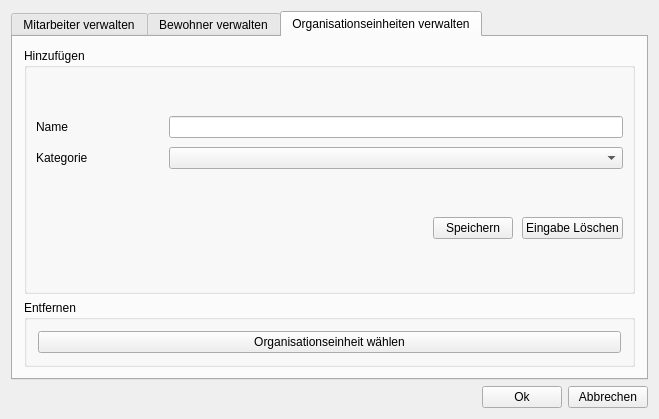
<?xml version="1.0" encoding="UTF-8"?>
<ui version="4.0">
 <class>AdminDialog</class>
 <widget class="QDialog" name="AdminDialog">
  <property name="geometry">
   <rect>
    <x>0</x>
    <y>0</y>
    <width>659</width>
    <height>419</height>
   </rect>
  </property>
  <property name="windowTitle">
   <string>DRK Dokumentationssoftware Administrationstool</string>
  </property>
  <layout class="QVBoxLayout" name="verticalLayout" stretch="2,0">
   <item>
    <layout class="QHBoxLayout" name="horizontalLayout">
     <property name="spacing">
      <number>6</number>
     </property>
     <property name="sizeConstraint">
      <enum>QLayout::SetMaximumSize</enum>
     </property>
     <item>
      <widget class="QTabWidget" name="tabWidget">
       <property name="currentIndex">
        <number>2</number>
       </property>
       <widget class="QWidget" name="tab_Mitarbeiter">
        <attribute name="title">
         <string>Mitarbeiter verwalten</string>
        </attribute>
        <layout class="QVBoxLayout" name="verticalLayout_13" stretch="1,0">
         <item>
          <widget class="QGroupBox" name="MAHinzufuegen">
           <property name="title">
            <string>Hinzufügen</string>
           </property>
           <layout class="QVBoxLayout" name="verticalLayout_7" stretch="1,0">
            <property name="spacing">
             <number>0</number>
            </property>
            <property name="leftMargin">
             <number>0</number>
            </property>
            <property name="rightMargin">
             <number>0</number>
            </property>
            <item>
             <layout class="QHBoxLayout" name="horizontalLayout_8">
              <property name="spacing">
               <number>9</number>
              </property>
              <item>
               <layout class="QVBoxLayout" name="verticalLayout_4">
                <property name="spacing">
                 <number>9</number>
                </property>
                <property name="leftMargin">
                 <number>2</number>
                </property>
                <property name="rightMargin">
                 <number>2</number>
                </property>
                <item>
                 <widget class="QLabel" name="label_vorname">
                  <property name="text">
                   <string>Vormane</string>
                  </property>
                 </widget>
                </item>
                <item>
                 <widget class="QLabel" name="label_nachname">
                  <property name="text">
                   <string>Nachname</string>
                  </property>
                 </widget>
                </item>
                <item>
                 <widget class="QLabel" name="label_wohnverbund">
                  <property name="minimumSize">
                   <size>
                    <width>150</width>
                    <height>0</height>
                   </size>
                  </property>
                  <property name="text">
                   <string>Wohnverbund</string>
                  </property>
                 </widget>
                </item>
                <item>
                 <widget class="QLabel" name="label_wohnheim">
                  <property name="text">
                   <string>Wohnheim</string>
                  </property>
                 </widget>
                </item>
                <item>
                 <widget class="QLabel" name="label_wohngruppe">
                  <property name="text">
                   <string>Wohngruppe</string>
                  </property>
                 </widget>
                </item>
               </layout>
              </item>
              <item>
               <layout class="QVBoxLayout" name="verticalLayout_5">
                <property name="spacing">
                 <number>9</number>
                </property>
                <property name="leftMargin">
                 <number>2</number>
                </property>
                <property name="rightMargin">
                 <number>2</number>
                </property>
                <item>
                 <widget class="QLineEdit" name="lineEdit_MA_vorname"/>
                </item>
                <item>
                 <widget class="QLineEdit" name="lineEdit_MA_nachname"/>
                </item>
                <item>
                 <widget class="QComboBox" name="combo_MA_wohnverbund"/>
                </item>
                <item>
                 <widget class="QComboBox" name="combo_MA_wohnheim"/>
                </item>
                <item>
                 <widget class="QComboBox" name="combo_MA_wohngruppe"/>
                </item>
               </layout>
              </item>
             </layout>
            </item>
            <item>
             <layout class="QHBoxLayout" name="horizontalLayout_9">
              <property name="spacing">
               <number>9</number>
              </property>
              <item>
               <spacer name="horizontalSpacer_2">
                <property name="orientation">
                 <enum>Qt::Horizontal</enum>
                </property>
                <property name="sizeHint" stdset="0">
                 <size>
                  <width>40</width>
                  <height>20</height>
                 </size>
                </property>
               </spacer>
              </item>
              <item>
               <widget class="QPushButton" name="button_MA_speichern">
                <property name="text">
                 <string>Speichern</string>
                </property>
               </widget>
              </item>
              <item>
               <widget class="QPushButton" name="button_MA_eingabeloeschen">
                <property name="text">
                 <string>Eingabe Löschen</string>
                </property>
               </widget>
              </item>
             </layout>
            </item>
           </layout>
           <zorder>BewohnerBox</zorder>
           <zorder>verticalLayoutWidget_3</zorder>
           <zorder>horizontalLayoutWidget</zorder>
           <zorder>horizontalLayoutWidget_2</zorder>
          </widget>
         </item>
         <item>
          <widget class="QGroupBox" name="MAEnfernen">
           <property name="title">
            <string>Entfernen</string>
           </property>
           <layout class="QHBoxLayout" name="horizontalLayout_4">
            <item>
             <widget class="QPushButton" name="button_MA_suchen">
              <property name="text">
               <string>Mitarbeiter wählen</string>
              </property>
             </widget>
            </item>
           </layout>
          </widget>
         </item>
        </layout>
       </widget>
       <widget class="QWidget" name="tab_Bewohner">
        <attribute name="title">
         <string>Bewohner verwalten</string>
        </attribute>
        <layout class="QVBoxLayout" name="verticalLayout_6">
         <item>
          <widget class="QGroupBox" name="BHinzufuegen">
           <property name="title">
            <string>Hinzufügen</string>
           </property>
           <layout class="QVBoxLayout" name="verticalLayout_8" stretch="1,0">
            <property name="spacing">
             <number>9</number>
            </property>
            <property name="leftMargin">
             <number>0</number>
            </property>
            <property name="rightMargin">
             <number>0</number>
            </property>
            <item>
             <layout class="QHBoxLayout" name="horizontalLayout_10">
              <property name="spacing">
               <number>9</number>
              </property>
              <property name="leftMargin">
               <number>0</number>
              </property>
              <property name="rightMargin">
               <number>0</number>
              </property>
              <item>
               <layout class="QVBoxLayout" name="verticalLayout_11">
                <property name="spacing">
                 <number>9</number>
                </property>
                <property name="leftMargin">
                 <number>2</number>
                </property>
                <property name="rightMargin">
                 <number>2</number>
                </property>
                <item>
                 <widget class="QLabel" name="label">
                  <property name="minimumSize">
                   <size>
                    <width>150</width>
                    <height>0</height>
                   </size>
                  </property>
                  <property name="text">
                   <string>Bewohnernummer</string>
                  </property>
                 </widget>
                </item>
                <item>
                 <widget class="QLabel" name="label_2">
                  <property name="text">
                   <string>Wohnverbund</string>
                  </property>
                 </widget>
                </item>
                <item>
                 <widget class="QLabel" name="label_3">
                  <property name="text">
                   <string>Wohnheim</string>
                  </property>
                 </widget>
                </item>
                <item>
                 <widget class="QLabel" name="label_4">
                  <property name="text">
                   <string>Wohngruppe</string>
                  </property>
                 </widget>
                </item>
               </layout>
              </item>
              <item>
               <layout class="QVBoxLayout" name="verticalLayout_10">
                <property name="spacing">
                 <number>9</number>
                </property>
                <property name="leftMargin">
                 <number>2</number>
                </property>
                <property name="rightMargin">
                 <number>2</number>
                </property>
                <item>
                 <widget class="QLineEdit" name="lineEdit"/>
                </item>
                <item>
                 <widget class="QComboBox" name="comboBox"/>
                </item>
                <item>
                 <widget class="QComboBox" name="comboBox_2"/>
                </item>
                <item>
                 <widget class="QComboBox" name="comboBox_3"/>
                </item>
               </layout>
              </item>
             </layout>
            </item>
            <item>
             <layout class="QHBoxLayout" name="horizontalLayout_11">
              <property name="spacing">
               <number>9</number>
              </property>
              <item>
               <spacer name="horizontalSpacer_3">
                <property name="orientation">
                 <enum>Qt::Horizontal</enum>
                </property>
                <property name="sizeHint" stdset="0">
                 <size>
                  <width>40</width>
                  <height>20</height>
                 </size>
                </property>
               </spacer>
              </item>
              <item>
               <widget class="QPushButton" name="pushButton_5">
                <property name="text">
                 <string>Speichern</string>
                </property>
               </widget>
              </item>
              <item>
               <widget class="QPushButton" name="pushButton_4">
                <property name="text">
                 <string>Eingabe Löschen</string>
                </property>
               </widget>
              </item>
             </layout>
            </item>
           </layout>
          </widget>
         </item>
         <item>
          <widget class="QGroupBox" name="BEntfernen">
           <property name="title">
            <string>Entfernen</string>
           </property>
           <layout class="QVBoxLayout" name="verticalLayout_12">
            <item>
             <widget class="QPushButton" name="pushButton_3">
              <property name="text">
               <string>Bewohner wählen</string>
              </property>
             </widget>
            </item>
           </layout>
          </widget>
         </item>
        </layout>
       </widget>
       <widget class="QWidget" name="tab_Organisationseinheiten">
        <attribute name="title">
         <string>Organisationseinheiten verwalten</string>
        </attribute>
        <layout class="QVBoxLayout" name="verticalLayout_2" stretch="1,0">
         <item>
          <widget class="QGroupBox" name="groupBox">
           <property name="title">
            <string>Hinzufügen</string>
           </property>
           <layout class="QVBoxLayout" name="verticalLayout_14" stretch="1,0">
            <property name="spacing">
             <number>9</number>
            </property>
            <property name="leftMargin">
             <number>9</number>
            </property>
            <property name="topMargin">
             <number>9</number>
            </property>
            <property name="rightMargin">
             <number>9</number>
            </property>
            <item>
             <layout class="QHBoxLayout" name="horizontalLayout_5">
              <property name="spacing">
               <number>9</number>
              </property>
              <item>
               <layout class="QVBoxLayout" name="verticalLayout_15">
                <property name="spacing">
                 <number>9</number>
                </property>
                <property name="rightMargin">
                 <number>2</number>
                </property>
                <item>
                 <widget class="QLabel" name="label_5">
                  <property name="text">
                   <string>Name</string>
                  </property>
                 </widget>
                </item>
                <item>
                 <widget class="QLabel" name="label_6">
                  <property name="minimumSize">
                   <size>
                    <width>120</width>
                    <height>0</height>
                   </size>
                  </property>
                  <property name="text">
                   <string>Kategorie</string>
                  </property>
                 </widget>
                </item>
               </layout>
              </item>
              <item>
               <layout class="QVBoxLayout" name="verticalLayout_16">
                <property name="spacing">
                 <number>9</number>
                </property>
                <property name="leftMargin">
                 <number>2</number>
                </property>
                <item>
                 <widget class="QLineEdit" name="lineEdit_2"/>
                </item>
                <item>
                 <widget class="QComboBox" name="comboBox_4"/>
                </item>
               </layout>
              </item>
             </layout>
            </item>
            <item>
             <layout class="QHBoxLayout" name="horizontalLayout_6">
              <property name="spacing">
               <number>9</number>
              </property>
              <item>
               <spacer name="horizontalSpacer_4">
                <property name="orientation">
                 <enum>Qt::Horizontal</enum>
                </property>
                <property name="sizeHint" stdset="0">
                 <size>
                  <width>40</width>
                  <height>20</height>
                 </size>
                </property>
               </spacer>
              </item>
              <item>
               <widget class="QPushButton" name="pushButton_8">
                <property name="text">
                 <string>Speichern</string>
                </property>
               </widget>
              </item>
              <item>
               <widget class="QPushButton" name="pushButton_7">
                <property name="text">
                 <string>Eingabe Löschen</string>
                </property>
               </widget>
              </item>
             </layout>
            </item>
           </layout>
          </widget>
         </item>
         <item>
          <widget class="QGroupBox" name="groupBox_2">
           <property name="title">
            <string>Entfernen</string>
           </property>
           <layout class="QVBoxLayout" name="verticalLayout_3">
            <property name="spacing">
             <number>9</number>
            </property>
            <item>
             <widget class="QPushButton" name="pushButton_6">
              <property name="text">
               <string>Organisationseinheit wählen</string>
              </property>
             </widget>
            </item>
           </layout>
          </widget>
         </item>
        </layout>
       </widget>
      </widget>
     </item>
    </layout>
   </item>
   <item>
    <layout class="QHBoxLayout" name="horizontalLayout_2" stretch="0,0,0">
     <property name="spacing">
      <number>6</number>
     </property>
     <property name="sizeConstraint">
      <enum>QLayout::SetMinimumSize</enum>
     </property>
     <item>
      <spacer name="horizontalSpacer">
       <property name="orientation">
        <enum>Qt::Horizontal</enum>
       </property>
       <property name="sizeHint" stdset="0">
        <size>
         <width>40</width>
         <height>20</height>
        </size>
       </property>
      </spacer>
     </item>
     <item>
      <widget class="QPushButton" name="pushButton">
       <property name="text">
        <string>Ok</string>
       </property>
      </widget>
     </item>
     <item>
      <widget class="QPushButton" name="pushButton_2">
       <property name="text">
        <string>Abbrechen</string>
       </property>
      </widget>
     </item>
    </layout>
   </item>
  </layout>
 </widget>
 <layoutdefault spacing="6" margin="11"/>
 <resources/>
 <connections/>
</ui>
